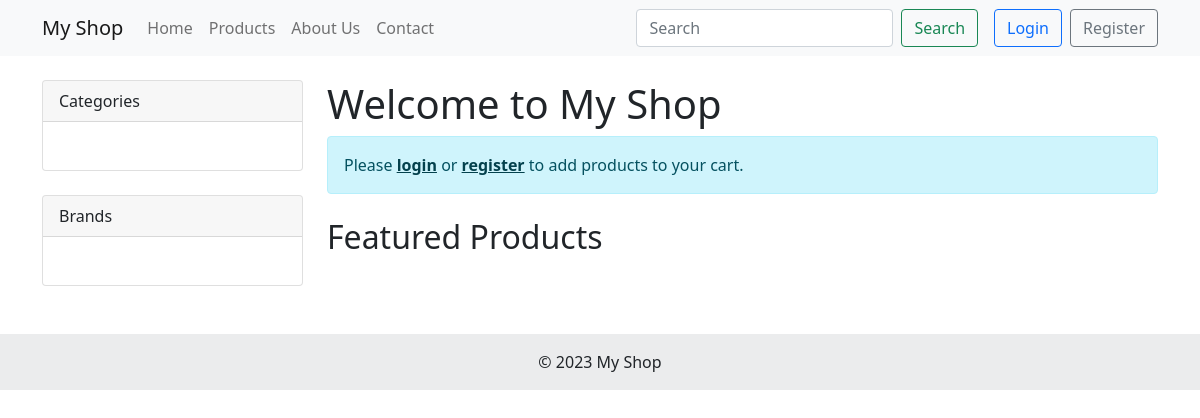
Before: / with the older database file.
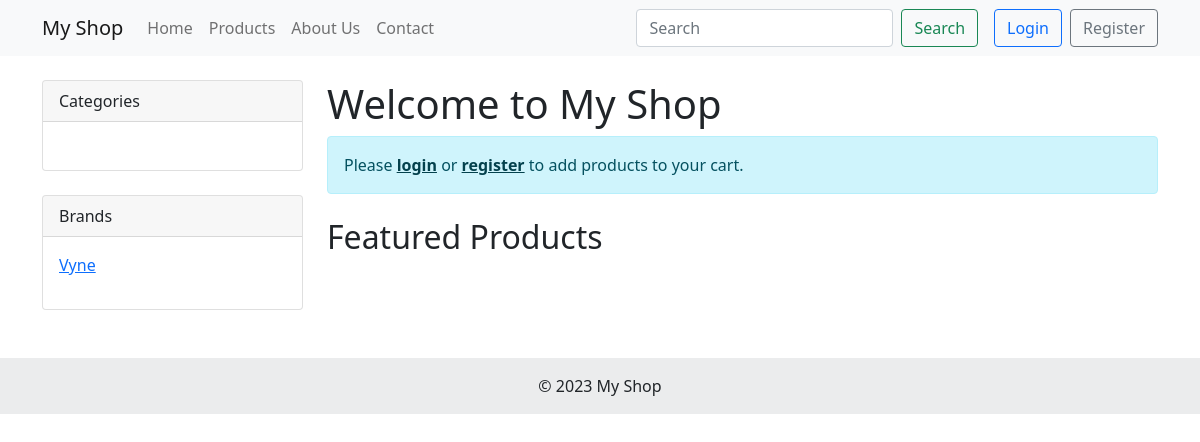
After: the same page with the newer database file.
### shop/models.py (models this page shows, shortened)
class Brand(models.Model):
    name = models.CharField(max_length=100)
    slug = models.SlugField(max_length=100, unique=True)

### shop/views.py (the view)
# urls.py: path('', views.home, name='home'),
def home(request):
    categories = Category.objects.filter(parent=None)
    brands = Brand.objects.all()
    return render(request, 'home.html', {'categories': categories, 'brands': brands})

### cart/context_processors.py (called while the page is built)
def cart(request):
    return {'cart': Cart(request)}

### templates/home.html (shortened to what this page needs)
{% extends "base.html" %}
{% block content %}
    <h1>Welcome to My Shop</h1>
    {% if not user.is_authenticated %}
        <div class="alert alert-info">
            Please <a href="{% url 'login' %}" class="alert-link">login</a> or
            <a href="{% url 'register' %}" class="alert-link">register</a> to add products to your cart.
        </div>
    {% endif %}
    <div class="row mt-4">
        <div class="col-md-12">
            <h2>Featured Products</h2>
        </div>
    </div>
{% endblock %}

### templates/base.html (shortened to what this page needs)
<!DOCTYPE html>
<html lang="en">
<head>
    <link href="https://cdn.jsdelivr.net/npm/bootstrap@5.1.3/dist/css/bootstrap.min.css" rel="stylesheet">
</head>
<body>
    <nav class="navbar navbar-expand-lg navbar-light bg-light">
        <div class="container">
            <a class="navbar-brand" href="{% url 'home' %}">My Shop</a>
            <div class="collapse navbar-collapse" id="navbarNav">
                <ul class="navbar-nav me-auto">
                    <li class="nav-item">
                        <a class="nav-link" href="{% url 'home' %}">Home</a>
                    </li>
                    <li class="nav-item">
                        <a class="nav-link" href="{% url 'product_list' %}">Products</a>
                    </li>
                    <li class="nav-item">
                        <a class="nav-link" href="{% url 'about' %}">About Us</a>
                    </li>
                    <li class="nav-item">
                        <a class="nav-link" href="{% url 'contact' %}">Contact</a>
                    </li>
                </ul>
                <form class="d-flex me-3" action="{% url 'product_list' %}" method="get">
                    <input class="form-control me-2" type="search" name="q" placeholder="Search">
                    <button class="btn btn-outline-success" type="submit">Search</button>
                </form>
                <div class="d-flex">
                    {% if user.is_authenticated %}
                        <a href="{% url 'cart_detail' %}" class="btn btn-outline-primary me-2">
                            Cart ({{ cart|length }})
                        </a>
                        <a href="{% url 'logout' %}" class="btn btn-outline-danger">Logout</a>
                    {% else %}
                        <a href="{% url 'login' %}" class="btn btn-outline-primary me-2">Login</a>
                        <a href="{% url 'register' %}" class="btn btn-outline-secondary">Register</a>
                    {% endif %}
                </div>
            </div>
        </div>
    </nav>
    <div class="container mt-4">
        <div class="row">
            <div class="col-md-3">
                <div class="card mb-4">
                    <div class="card-header">
                        Categories
                    </div>
                    <div class="card-body">
                        {% load mptt_tags %}
                    </div>
                </div>
                <div class="card">
                    <div class="card-header">
                        Brands
                    </div>
                    <div class="card-body">
                        <ul class="list-unstyled">
                            {% for brand in brands %}
                                <li><a href="{% url 'product_list' %}?brand={{ brand.slug }}">{{ brand.name }}</a></li>
                            {% endfor %}
                        </ul>
                    </div>
                </div>
            </div>
            <div class="col-md-9">
                {% block content %}{% endblock %}
            </div>
        </div>
    </div>
    <footer class="bg-light text-center text-lg-start mt-5">
        <div class="text-center p-3" style="background-color: rgba(0, 0, 0, 0.05);">
            © 2023 My Shop
        </div>
    </footer>
</body>
</html>

Changed rows visible on the page:
added Brand: name "Vyne"
